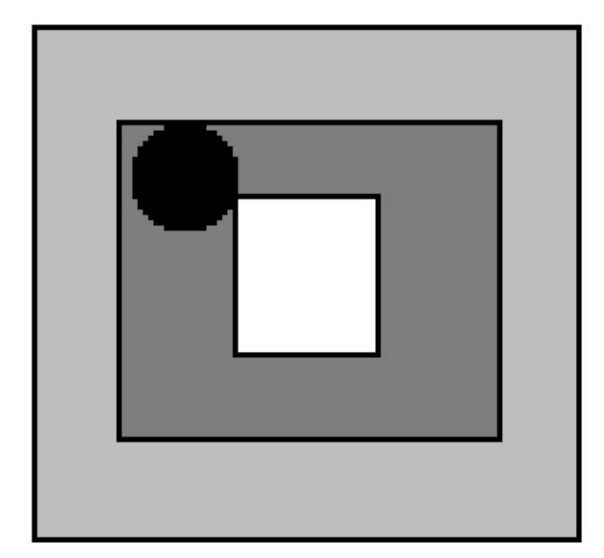
#> input picture Satellite_port.png, 604 x 558 px, found by its file name
$ jupyter execute Challenge.ipynb
#> lines starting #> are read from the running program, lines starting #| are printed output that depends on the picture; after the words box and inside, x2 and y2 are one past the last pixel; in counts of white or black regions, pixels touching at a corner belong together; long printed decimals are rounded
[cell 1]
import cv2
import matplotlib.pyplot as plt

# Path to the extracted image
image_path = '/home/vikram/Aule_space/Satellite_port.png'  # Replace with your actual image filename

# Read the image using OpenCV
image = cv2.imread(image_path)
#> image is the input picture: shape (558, 604, 3); min 0, max 255, mean 170.5

# Convert the image from BGR (OpenCV default) to RGB for visualization
# image_rgb = cv2.cvtColor(image, cv2.COLOR_BGR2RGB)
#
# Display the image using Matplotlib
plt.imshow(image)
plt.axis('on')  # Turn off axis labels
plt.title('Extracted Image')
plt.show()

[cell 2]
import cv2
import numpy as np
import matplotlib.pyplot as plt

# Path to the extracted image
image_path = '/home/vikram/Aule_space/Satellite_port.png'  # Replace with your actual image filename

# Read the image in grayscale
image = cv2.imread(image_path, cv2.IMREAD_GRAYSCALE)
#> image: shape (558, 604)

# Check if the image was successfully loaded
if image is None:
    print(f"Error: Could not load the image at {image_path}")
    exit()

# Apply a median blur to reduce noise
blurred_image = cv2.medianBlur(image, 5)

# Detect circles using Hough Circle Transform
circles = cv2.HoughCircles(
    blurred_image,              # Input image
    cv2.HOUGH_GRADIENT,         # Detection method
    dp=1,                       # Inverse ratio of accumulator resolution to image resolution
    minDist=100,                 # Minimum distance between circle centers
    param1=50,                  # Higher threshold for Canny edge detection
    param2=10,                  # Threshold for center detection
    minRadius=40,                # Minimum radius of circles
    maxRadius=70                 # Maximum radius of circles
)
#> circles = [[184.5, 177.5, 54.8]]

# Check if any circles were detected
if circles is not None:
    # Convert circle parameters to integers
    print(circles)
#| [[[184.5 177.5  54.8]]]
    circles = np.uint16(np.around(circles))
#> circles = [[184, 178, 55]]

    # Convert grayscale image to BGR for visualization
    output_image = cv2.cvtColor(image, cv2.COLOR_GRAY2BGR)

    # Draw the detected circles
    for circle in circles[0, :]:
        center = (circle[0], circle[1])  # Circle center (x, y)
        radius = circle[2]              # Circle radius
        print(center)

        # Draw the circle's outline
        cv2.circle(output_image, center, radius, (0, 255, 0), 2)  # Green outline
        # Draw the circle's center
        cv2.circle(output_image, center, 2, (0, 0, 255), 3)      # Red dot at the center
#> this loop made 1 pass
#> (printed output is left out)
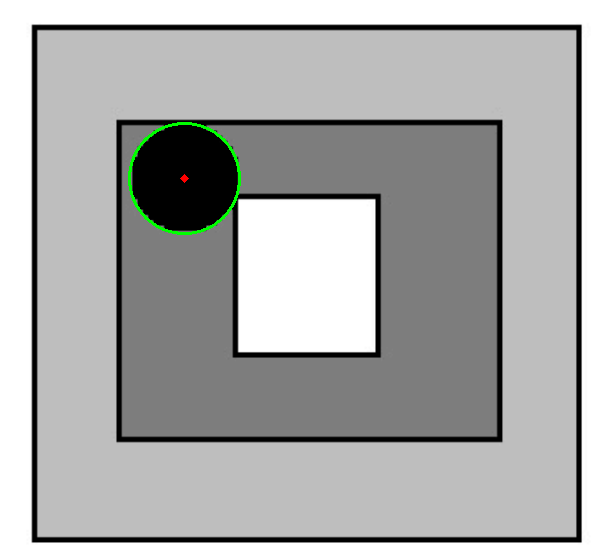
#> output_image: shape (558, 604, 3); 0.32% of pixels changed, all inside (x1, y1, x2, y2) = (128, 122, 241, 235)

    # Display the result using Matplotlib
    plt.imshow(cv2.cvtColor(output_image, cv2.COLOR_BGR2RGB))
    plt.axis('off')
    plt.title('Detected Circle')
    plt.show()

else:
    print("No circles were detected.")

[cell 3]
import cv2
import numpy as np
import matplotlib.pyplot as plt

# Path to the extracted image
image_path = '/home/vikram/Aule_space/Satellite_port.png'  # Replace with your actual image filename

# Read the image in grayscale
image = cv2.imread(image_path, cv2.IMREAD_GRAYSCALE)

# Check if the image was successfully loaded
if image is None:
    print(f"Error: Could not load the image at {image_path}")
    exit()

# Apply a median blur to reduce noise
blurred_image = cv2.medianBlur(image, 5)

# Detect circles using Hough Circle Transform
circles = cv2.HoughCircles(
    blurred_image,              # Input image
    cv2.HOUGH_GRADIENT,         # Detection method
    dp=1,                       # Inverse ratio of accumulator resolution to image resolution
    minDist=100,                 # Minimum distance between circle centers
    param1=50,                  # Higher threshold for Canny edge detection
    param2=10,                  # Threshold for center detection
    minRadius=40,               # Minimum radius of circles
    maxRadius=70                # Maximum radius of circles
)
#> circles = [[184.5, 177.5, 54.8]]

# Check if any circles were detected
if circles is not None:
    # Convert circle parameters to integers
    circles = np.uint16(np.around(circles))
#> circles = [[184, 178, 55]]

    # Get the center of the first detected circle
    center = (circles[0, 0][0], circles[0, 0][1])  # Circle center (x, y)
    print("Circle center:", center)
#| Circle center: (184, 178)

    # Calculate the angle of rotation based on the position of the detected circle
    # We will assume the circle is at the top-left corner and calculate the angle
    # Reference point (assuming circle is at the top-left with respect to image orientation)
    reference_point = (0, 0)  # Top-left corner as the reference

    # Calculate the angle between the reference point and the circle center
    delta_x = center[0] - reference_point[0]
#> delta_x = 184
    delta_y = center[1] - reference_point[1]
#> delta_y = 178
    angle = np.arctan2(delta_y, delta_x)  # Angle in radians
#> angle = 0.769
    angle_deg = np.degrees(angle)  # Convert to degrees
#> angle_deg = 44.05

    # Output the calculated angle of rotation
    print(f"Detected rotation angle: {angle_deg} degrees")
#| Detected rotation angle: 44.050 degrees

    # Rotate the image by the detected angle to correct the orientation
    # Calculate the rotation matrix
    (height, width) = image.shape
    center_of_image = (width // 2, height // 2)
    rotation_matrix = cv2.getRotationMatrix2D(center_of_image, angle_deg, 1)
#> rotation_matrix = [[0.719, 0.695, -109], [-0.695, 0.719, 288.5]]

    # Perform the rotation
    rotated_image = cv2.warpAffine(image, rotation_matrix, (width, height))
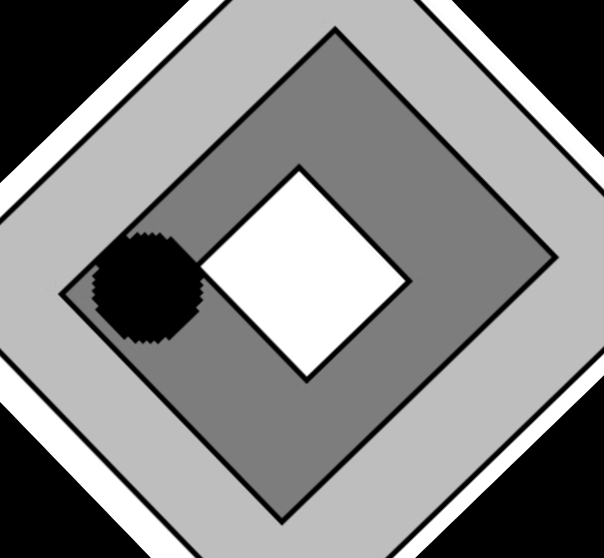
#> rotated_image: shape (558, 604); min 0, max 255, mean 135.1

    # Display the rotated image
    plt.imshow(rotated_image, cmap='gray')
    plt.axis('off')
    plt.title('Rotated Image')
    plt.show()

else:
    print("No circles were detected.")

[cell 4]
# [35 lines left out: function calculate_angle, not called in this run]

[cell 5]
import cv2
import numpy as np
import matplotlib.pyplot as plt

# Path to the extracted image
image_path = '/home/vikram/Aule_space/Satellite_port.png'  # Replace with your actual image filename

# Read the image in grayscale
image = cv2.imread(image_path, cv2.IMREAD_GRAYSCALE)

# Check if the image was successfully loaded
if image is None:
    print(f"Error: Could not load the image at {image_path}")
    exit()

# Apply a median blur to reduce noise
blurred_image = cv2.medianBlur(image, 5)


# Detect circles using Hough Circle Transform
circles = cv2.HoughCircles(
    blurred_image,              # Input image
    cv2.HOUGH_GRADIENT,         # Detection method
    dp=1,                       # Inverse ratio of accumulator resolution to image resolution
    minDist=100,                # Minimum distance between circle centers
    param1=50,                  # Higher threshold for Canny edge detection
    param2=10,                  # Threshold for center detection
    minRadius=40,               # Minimum radius of circles
    maxRadius=70                # Maximum radius of circles
)
#> circles = [[184.5, 177.5, 54.8]]


# Check if any circles were detected
if circles is not None:
    # Convert circle parameters to integers
    circles = np.uint32(np.around(circles))
#> circles = [[184, 178, 55]]


    # Get the center of the first detected circle
    circle_center = (int(circles[0, 0][0]), int(circles[0, 0][1]))  # Circle center (x, y)
#> circle_center = (184, 178)
    print("Detected circle center:", circle_center)
#| Detected circle center: (184, 178)
    print("Detected circle Radius:", circles[0, 0][2])
#| Detected circle Radius: 55


    # Get the center of the image (reference point)
    (height, width) = image.shape
    image_center = (width // 2, height // 2)
    print("Image center:", image_center)
#| Image center: (302, 279)


    # Calculate the angle between the reference axis and the circle center
    delta_x = circle_center[0] - image_center[0]
#> delta_x = -118
    delta_y = circle_center[1] - image_center[1]
#> delta_y = -101
    print("teest",circle_center[0] - image_center[0])
#| teest -118
    print(delta_x, delta_y)
#| -118 -101
    angle = np.arctan2(-delta_y, delta_x)  # Angle in radians
#> angle = 2.43
    angle_deg = np.degrees(angle)  # Convert to degrees
#> angle_deg = 139.4
    if angle_deg < 0:
        angle_deg += 360
    print(f"Detected rotation angle: {angle_deg:.2f} degrees")
#| Detected rotation angle: 139.44 degrees


    # Visualize the detected reference axis, circle, and line
    color_image = cv2.cvtColor(image, cv2.COLOR_GRAY2BGR)
    original_image_without_lines = color_image.copy()
    # Draw the circle
    cv2.circle(color_image, circle_center, 5, (0, 0, 255), -1)  # Red dot
#> color_image: shape (558, 604, 3); 0.02% of pixels changed, all inside (x1, y1, x2, y2) = (179, 173, 190, 184)
    # # Draw the center of the image
    cv2.circle(color_image, image_center, 5, (255, 0, 0), -1)  # Blue dot
#> color_image: shape (558, 604, 3); mean B, G, R 170.5, 170.5, 170.5
    # # Draw the line from the image center to the circle center
    cv2.line(color_image, image_center, circle_center, (0, 255, 0), 2)  # Green line
    # # Draw the positive X-axis (reference axis)
    cv2.line(color_image, image_center, (image_center[0] + 100, image_center[1]), (255, 0, 0), 2)  # Blue line
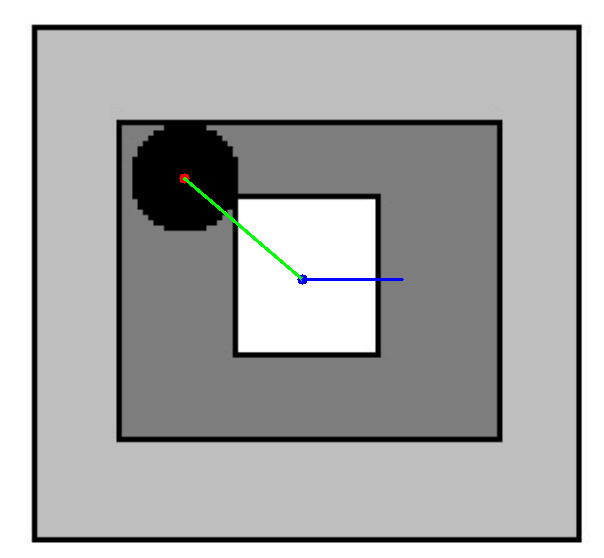
#> color_image: shape (558, 604, 3); mean B, G, R 170.4, 170.5, 170.1


    # [10 lines of commented-out code are left out]
    plt.figure(figsize=(10, 10))
    plt.imshow(cv2.cvtColor(color_image, cv2.COLOR_BGR2RGB))
    plt.axis('off')
    plt.title('Original Image with Reference Points')
    plt.show()


    # Rotate the image by the detected angle
    rotation_matrix = cv2.getRotationMatrix2D(image_center, -angle_deg, 1)
#> rotation_matrix = [[-0.76, -0.65, 712.9], [0.65, -0.76, 294.6]]

    rotated_image = cv2.warpAffine(original_image_without_lines, rotation_matrix, (width, height))
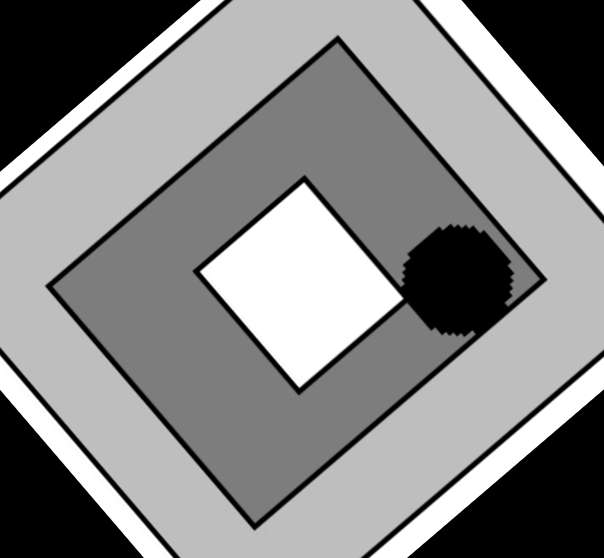
#> rotated_image: shape (558, 604, 3); min 0, max 255, mean 135.4


    # Visualize the rotated image with reference axis and lines
    # Rotate the circle center's position
    circle_center_rotated = np.dot(rotation_matrix[:, :2], np.array([circle_center[0], circle_center[1]]) - image_center) + image_center
#> circle_center_rotated = [457.3, 279]
    circle_center_rotated = tuple(map(int, circle_center_rotated))
#> circle_center_rotated = (457, 279)

    # Draw the rotated lines and reference points
    cv2.circle(rotated_image, image_center, 5, (255, 0, 0), -1)  # Blue dot (image center)
#> rotated_image: shape (558, 604, 3); 0.02% of pixels changed, all inside (x1, y1, x2, y2) = (297, 274, 308, 285)
    cv2.circle(rotated_image, circle_center_rotated, 5, (0, 0, 255), -1)  # Red dot (rotated circle center)
#> rotated_image: shape (558, 604, 3); mean B, G, R 135.4, 135.4, 135.4
    cv2.line(rotated_image, image_center, circle_center_rotated, (0, 255, 0), 2)  # Green line
    cv2.line(rotated_image, image_center, (image_center[0] + 100, image_center[1]), (255, 0, 0), 2)  # Blue reference axis
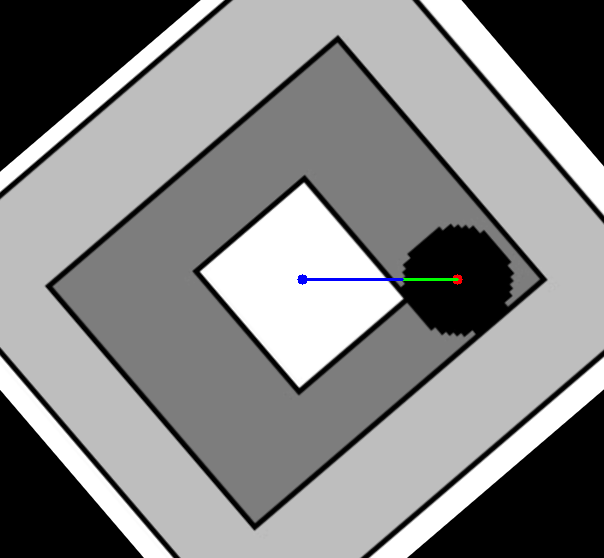
#> rotated_image: shape (558, 604, 3); mean B, G, R 135.5, 135.3, 135.2

    # [12 lines of commented-out code are left out]
    plt.figure(figsize=(10, 10))
    plt.imshow(cv2.cvtColor(rotated_image, cv2.COLOR_BGR2RGB))
    plt.axis('off')
    plt.title('Rotated Image with Reference Points')
    plt.show()

else:
    print("No circles were detected.")

[cell 6]
import cv2
import numpy as np
import matplotlib.pyplot as plt

def create_cropped_image(image_path, crop_x, crop_y, crop_width, crop_height, save_path):
    """
    Crop a part of the image and save it.
    """
#> called with crop_x = 124, crop_y = 108, crop_width = 150, crop_height = 150
    # Load the original image
    image = cv2.imread(image_path)

    if image is None:
        print("Error loading image. Please check the path.")
        return

    # Crop the image
    cropped_image = image[crop_y:crop_y + crop_height, crop_x:crop_x + crop_width]
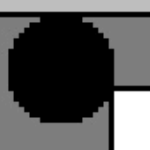
#> cropped_image: shape (150, 150, 3); min 0, max 255, mean 83.6

    # Save the cropped image
    cv2.imwrite(save_path, cropped_image)
    print(f"Cropped image saved at: {save_path}")


# Paths
image_path = '/home/vikram/Aule_space/Satellite_port.png'
cropped_image_path = '/home/vikram/Aule_space/Cropped_circle_image1.png'

# Define crop parameters (example values)
crop_x = 124  # Start x-coordinate
crop_y = 108  # Start y-coordinate
crop_width = 150  # Width of the cropped area
crop_height = 150  # Height of the cropped area

# Create cropped image
create_cropped_image(image_path, crop_x, crop_y, crop_width, crop_height, cropped_image_path)

[cell 7]
import cv2
import numpy as np

def find_initial_position(reference_image_path, cropped_image_path):
    # Load images
    ref_image = cv2.imread(reference_image_path, cv2.IMREAD_COLOR)
    cropped_image = cv2.imread(cropped_image_path, cv2.IMREAD_COLOR)
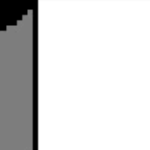
#> input picture Cropped1_image.png, 150 x 150 px, found by its file name
#> cropped_image is the input picture: shape (150, 150, 3); min 0, max 255, mean 213.6

    # Perform template matching
    result = cv2.matchTemplate(ref_image, cropped_image, cv2.TM_CCOEFF_NORMED)
#> (the rest of the program and of its run is left out)
